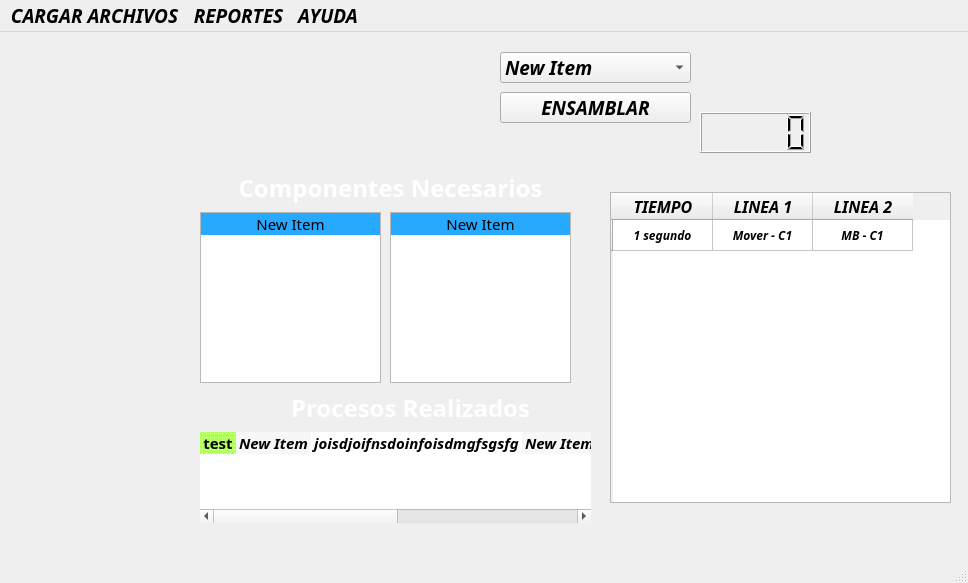
<?xml version="1.0" encoding="UTF-8"?>
<ui version="4.0">
 <class>SMARTWATCH_WINDOW</class>
 <widget class="QMainWindow" name="SMARTWATCH_WINDOW">
  <property name="windowModality">
   <enum>Qt::NonModal</enum>
  </property>
  <property name="geometry">
   <rect>
    <x>0</x>
    <y>0</y>
    <width>968</width>
    <height>583</height>
   </rect>
  </property>
  <property name="font">
   <font>
    <family>JetBrains Mono NL ExtraBold</family>
    <pointsize>14</pointsize>
    <weight>75</weight>
    <italic>true</italic>
    <bold>true</bold>
   </font>
  </property>
  <property name="windowTitle">
   <string>MainWindow</string>
  </property>
  <property name="windowIcon">
   <iconset>
    <normaloff>../../Users/Sr. C/Users/Sr. C/Pictures/FACING.png</normaloff>../../Users/Sr. C/Users/Sr. C/Pictures/FACING.png</iconset>
  </property>
  <property name="layoutDirection">
   <enum>Qt::LeftToRight</enum>
  </property>
  <property name="autoFillBackground">
   <bool>false</bool>
  </property>
  <widget class="QWidget" name="centralwidget">
   <widget class="QLabel" name="LABEL_BACKGROUND">
    <property name="geometry">
     <rect>
      <x>0</x>
      <y>0</y>
      <width>981</width>
      <height>531</height>
     </rect>
    </property>
    <property name="font">
     <font>
      <pointsize>17</pointsize>
     </font>
    </property>
    <property name="midLineWidth">
     <number>-1</number>
    </property>
    <property name="text">
     <string/>
    </property>
    <property name="textFormat">
     <enum>Qt::AutoText</enum>
    </property>
    <property name="pixmap">
     <pixmap>Codigo Fuente/images/giphy.gif</pixmap>
    </property>
    <property name="scaledContents">
     <bool>true</bool>
    </property>
   </widget>
   <widget class="QLabel" name="lbl_myicon">
    <property name="geometry">
     <rect>
      <x>890</x>
      <y>470</y>
      <width>71</width>
      <height>71</height>
     </rect>
    </property>
    <property name="text">
     <string/>
    </property>
    <property name="pixmap">
     <pixmap>../../../../../Pictures/oie_25212249BZ616093.gif</pixmap>
    </property>
    <property name="scaledContents">
     <bool>true</bool>
    </property>
   </widget>
   <widget class="QLabel" name="lbl_reloj">
    <property name="geometry">
     <rect>
      <x>770</x>
      <y>-10</y>
      <width>241</width>
      <height>171</height>
     </rect>
    </property>
    <property name="text">
     <string/>
    </property>
    <property name="pixmap">
     <pixmap>Codigo Fuente/images/dribble-clock.gif</pixmap>
    </property>
    <property name="scaledContents">
     <bool>true</bool>
    </property>
   </widget>
   <widget class="QProgressBar" name="progressBar">
    <property name="geometry">
     <rect>
      <x>160</x>
      <y>520</y>
      <width>651</width>
      <height>16</height>
     </rect>
    </property>
    <property name="autoFillBackground">
     <bool>true</bool>
    </property>
    <property name="value">
     <number>24</number>
    </property>
   </widget>
   <widget class="QLCDNumber" name="lcd_time">
    <property name="geometry">
     <rect>
      <x>700</x>
      <y>80</y>
      <width>111</width>
      <height>41</height>
     </rect>
    </property>
    <property name="autoFillBackground">
     <bool>false</bool>
    </property>
   </widget>
   <widget class="QComboBox" name="combo">
    <property name="geometry">
     <rect>
      <x>500</x>
      <y>20</y>
      <width>191</width>
      <height>31</height>
     </rect>
    </property>
    <item>
     <property name="text">
      <string>New Item</string>
     </property>
     <property name="icon">
      <iconset>
       <normaloff>Codigo Fuente/images/Gear1.gif</normaloff>Codigo Fuente/images/Gear1.gif</iconset>
     </property>
    </item>
    <item>
     <property name="text">
      <string>New Item</string>
     </property>
    </item>
    <item>
     <property name="text">
      <string>New Item</string>
     </property>
    </item>
    <item>
     <property name="text">
      <string>New Item</string>
     </property>
    </item>
    <item>
     <property name="text">
      <string>New Item</string>
     </property>
    </item>
   </widget>
   <widget class="QScrollArea" name="scrollArea">
    <property name="geometry">
     <rect>
      <x>610</x>
      <y>160</y>
      <width>341</width>
      <height>311</height>
     </rect>
    </property>
    <property name="widgetResizable">
     <bool>true</bool>
    </property>
    <widget class="QWidget" name="scrollAreaWidgetContents">
     <property name="geometry">
      <rect>
       <x>0</x>
       <y>0</y>
       <width>339</width>
       <height>309</height>
      </rect>
     </property>
    </widget>
   </widget>
   <widget class="QPushButton" name="btn_ensamblar">
    <property name="geometry">
     <rect>
      <x>500</x>
      <y>60</y>
      <width>191</width>
      <height>31</height>
     </rect>
    </property>
    <property name="text">
     <string>ENSAMBLAR</string>
    </property>
   </widget>
   <widget class="QTableWidget" name="table_ensamblaje">
    <property name="geometry">
     <rect>
      <x>610</x>
      <y>160</y>
      <width>341</width>
      <height>311</height>
     </rect>
    </property>
    <property name="verticalScrollBarPolicy">
     <enum>Qt::ScrollBarAsNeeded</enum>
    </property>
    <property name="horizontalScrollBarPolicy">
     <enum>Qt::ScrollBarAsNeeded</enum>
    </property>
    <property name="sizeAdjustPolicy">
     <enum>QAbstractScrollArea::AdjustToContents</enum>
    </property>
    <property name="autoScrollMargin">
     <number>14</number>
    </property>
    <property name="iconSize">
     <size>
      <width>4</width>
      <height>4</height>
     </size>
    </property>
    <property name="gridStyle">
     <enum>Qt::SolidLine</enum>
    </property>
    <property name="sortingEnabled">
     <bool>false</bool>
    </property>
    <row>
     <property name="text">
      <string/>
     </property>
     <property name="font">
      <font>
       <family>JetBrains Mono</family>
       <pointsize>9</pointsize>
       <weight>75</weight>
       <bold>true</bold>
      </font>
     </property>
    </row>
    <column>
     <property name="text">
      <string>TIEMPO</string>
     </property>
     <property name="font">
      <font>
       <family>JetBrains Mono ExtraBold</family>
       <pointsize>12</pointsize>
       <weight>75</weight>
       <bold>true</bold>
      </font>
     </property>
     <property name="background">
      <color>
       <red>128</red>
       <green>130</green>
       <blue>249</blue>
      </color>
     </property>
     <property name="icon">
      <iconset>
       <normaloff>Codigo Fuente/images/clock-alarm-clock.gif</normaloff>Codigo Fuente/images/clock-alarm-clock.gif</iconset>
     </property>
    </column>
    <column>
     <property name="text">
      <string>LINEA 1</string>
     </property>
     <property name="font">
      <font>
       <family>JetBrains Mono ExtraBold</family>
       <pointsize>12</pointsize>
       <weight>75</weight>
       <bold>true</bold>
      </font>
     </property>
     <property name="background">
      <color>
       <red>141</red>
       <green>200</green>
       <blue>245</blue>
      </color>
     </property>
     <property name="icon">
      <iconset>
       <normaloff>Codigo Fuente/images/Gear1.gif</normaloff>Codigo Fuente/images/Gear1.gif</iconset>
     </property>
    </column>
    <column>
     <property name="text">
      <string>LINEA 2</string>
     </property>
     <property name="font">
      <font>
       <family>JetBrains Mono ExtraBold</family>
       <pointsize>12</pointsize>
       <weight>75</weight>
       <bold>true</bold>
      </font>
     </property>
     <property name="background">
      <color>
       <red>171</red>
       <green>222</green>
       <blue>255</blue>
      </color>
     </property>
     <property name="icon">
      <iconset>
       <normaloff>Codigo Fuente/images/Gear1.gif</normaloff>Codigo Fuente/images/Gear1.gif</iconset>
     </property>
    </column>
    <item row="0" column="0">
     <property name="text">
      <string>1 segundo</string>
     </property>
     <property name="font">
      <font>
       <family>JetBrains Mono</family>
       <pointsize>9</pointsize>
       <weight>75</weight>
       <italic>true</italic>
       <bold>true</bold>
       <kerning>true</kerning>
      </font>
     </property>
     <property name="textAlignment">
      <set>AlignCenter</set>
     </property>
     <property name="background">
      <brush brushstyle="NoBrush">
       <color alpha="255">
        <red>168</red>
        <green>199</green>
        <blue>249</blue>
       </color>
      </brush>
     </property>
    </item>
    <item row="0" column="1">
     <property name="text">
      <string>Mover - C1</string>
     </property>
     <property name="font">
      <font>
       <family>JetBrains Mono</family>
       <pointsize>9</pointsize>
       <weight>75</weight>
       <italic>true</italic>
       <bold>true</bold>
      </font>
     </property>
     <property name="textAlignment">
      <set>AlignCenter</set>
     </property>
    </item>
    <item row="0" column="2">
     <property name="text">
      <string>MB - C1</string>
     </property>
     <property name="font">
      <font>
       <family>JetBrains Mono</family>
       <pointsize>9</pointsize>
       <weight>75</weight>
       <italic>true</italic>
       <bold>true</bold>
      </font>
     </property>
     <property name="textAlignment">
      <set>AlignCenter</set>
     </property>
    </item>
   </widget>
   <widget class="QLabel" name="label_5">
    <property name="geometry">
     <rect>
      <x>910</x>
      <y>150</y>
      <width>101</width>
      <height>71</height>
     </rect>
    </property>
    <property name="text">
     <string/>
    </property>
    <property name="pixmap">
     <pixmap>Codigo Fuente/images/Gear1.gif</pixmap>
    </property>
    <property name="scaledContents">
     <bool>true</bool>
    </property>
   </widget>
   <widget class="QLabel" name="lbl_SMARTWATCH">
    <property name="geometry">
     <rect>
      <x>40</x>
      <y>30</y>
      <width>371</width>
      <height>71</height>
     </rect>
    </property>
    <property name="text">
     <string/>
    </property>
    <property name="pixmap">
     <pixmap>Codigo Fuente/images/cooltext392345411513032.gif</pixmap>
    </property>
    <property name="scaledContents">
     <bool>true</bool>
    </property>
   </widget>
   <widget class="QListWidget" name="widget_proceso">
    <property name="enabled">
     <bool>true</bool>
    </property>
    <property name="geometry">
     <rect>
      <x>200</x>
      <y>400</y>
      <width>391</width>
      <height>91</height>
     </rect>
    </property>
    <property name="font">
     <font>
      <family>JetBrains Mono Medium</family>
      <pointsize>11</pointsize>
      <italic>true</italic>
     </font>
    </property>
    <property name="acceptDrops">
     <bool>false</bool>
    </property>
    <property name="toolTip">
     <string/>
    </property>
    <property name="layoutDirection">
     <enum>Qt::LeftToRight</enum>
    </property>
    <property name="autoFillBackground">
     <bool>false</bool>
    </property>
    <property name="styleSheet">
     <string notr="true"/>
    </property>
    <property name="frameShape">
     <enum>QFrame::VLine</enum>
    </property>
    <property name="frameShadow">
     <enum>QFrame::Raised</enum>
    </property>
    <property name="lineWidth">
     <number>0</number>
    </property>
    <property name="midLineWidth">
     <number>0</number>
    </property>
    <property name="verticalScrollBarPolicy">
     <enum>Qt::ScrollBarAsNeeded</enum>
    </property>
    <property name="horizontalScrollBarPolicy">
     <enum>Qt::ScrollBarAsNeeded</enum>
    </property>
    <property name="autoScroll">
     <bool>true</bool>
    </property>
    <property name="autoScrollMargin">
     <number>16</number>
    </property>
    <property name="showDropIndicator" stdset="0">
     <bool>true</bool>
    </property>
    <property name="dragEnabled">
     <bool>false</bool>
    </property>
    <property name="alternatingRowColors">
     <bool>true</bool>
    </property>
    <property name="selectionMode">
     <enum>QAbstractItemView::SingleSelection</enum>
    </property>
    <property name="selectionBehavior">
     <enum>QAbstractItemView::SelectItems</enum>
    </property>
    <property name="iconSize">
     <size>
      <width>113</width>
      <height>43</height>
     </size>
    </property>
    <property name="textElideMode">
     <enum>Qt::ElideRight</enum>
    </property>
    <property name="verticalScrollMode">
     <enum>QAbstractItemView::ScrollPerPixel</enum>
    </property>
    <property name="movement">
     <enum>QListView::Static</enum>
    </property>
    <property name="flow">
     <enum>QListView::LeftToRight</enum>
    </property>
    <property name="isWrapping" stdset="0">
     <bool>false</bool>
    </property>
    <property name="resizeMode">
     <enum>QListView::Fixed</enum>
    </property>
    <property name="layoutMode">
     <enum>QListView::SinglePass</enum>
    </property>
    <property name="spacing">
     <number>3</number>
    </property>
    <property name="viewMode">
     <enum>QListView::IconMode</enum>
    </property>
    <property name="modelColumn">
     <number>0</number>
    </property>
    <property name="uniformItemSizes">
     <bool>false</bool>
    </property>
    <property name="batchSize">
     <number>100</number>
    </property>
    <property name="wordWrap">
     <bool>false</bool>
    </property>
    <property name="selectionRectVisible">
     <bool>false</bool>
    </property>
    <property name="currentRow">
     <number>-1</number>
    </property>
    <property name="sortingEnabled">
     <bool>false</bool>
    </property>
    <item>
     <property name="text">
      <string>test</string>
     </property>
     <property name="font">
      <font>
       <weight>75</weight>
       <italic>false</italic>
       <bold>true</bold>
       <strikeout>false</strikeout>
       <stylestrategy>PreferDefault</stylestrategy>
      </font>
     </property>
     <property name="textAlignment">
      <set>AlignCenter</set>
     </property>
     <property name="background">
      <brush brushstyle="Dense1Pattern">
       <color alpha="255">
        <red>178</red>
        <green>255</green>
        <blue>96</blue>
       </color>
      </brush>
     </property>
     <property name="foreground">
      <brush brushstyle="NoBrush">
       <color alpha="255">
        <red>0</red>
        <green>0</green>
        <blue>0</blue>
       </color>
      </brush>
     </property>
     <property name="icon">
      <iconset>
       <normaloff>Codigo Fuente/images/Flecha_tesela.svg - Copy.png</normaloff>Codigo Fuente/images/Flecha_tesela.svg - Copy.png</iconset>
     </property>
    </item>
    <item>
     <property name="text">
      <string>New Item</string>
     </property>
     <property name="icon">
      <iconset>
       <normaloff>Codigo Fuente/images/Flecha_tesela.svg - Copy.png</normaloff>Codigo Fuente/images/Flecha_tesela.svg - Copy.png</iconset>
     </property>
    </item>
    <item>
     <property name="text">
      <string>joisdjoifnsdoinfoisdmgfsgsfg</string>
     </property>
     <property name="icon">
      <iconset>
       <normaloff>Codigo Fuente/images/Flecha_tesela.svg - Copy.png</normaloff>Codigo Fuente/images/Flecha_tesela.svg - Copy.png</iconset>
     </property>
    </item>
    <item>
     <property name="text">
      <string>New Item</string>
     </property>
     <property name="icon">
      <iconset>
       <normaloff>Codigo Fuente/images/Flecha_tesela.svg - Copy.png</normaloff>Codigo Fuente/images/Flecha_tesela.svg - Copy.png</iconset>
     </property>
    </item>
    <item>
     <property name="text">
      <string>New Item</string>
     </property>
    </item>
    <item>
     <property name="text">
      <string>New Item</string>
     </property>
    </item>
    <item>
     <property name="text">
      <string>New Item</string>
     </property>
    </item>
    <item>
     <property name="text">
      <string>New Item</string>
     </property>
    </item>
    <item>
     <property name="text">
      <string>New Item</string>
     </property>
    </item>
   </widget>
   <widget class="QLabel" name="lbl_BRAZOROBOTICO">
    <property name="geometry">
     <rect>
      <x>-90</x>
      <y>200</y>
      <width>361</width>
      <height>321</height>
     </rect>
    </property>
    <property name="text">
     <string/>
    </property>
    <property name="pixmap">
     <pixmap>Codigo Fuente/images/robot.gif</pixmap>
    </property>
    <property name="scaledContents">
     <bool>true</bool>
    </property>
    <property name="alignment">
     <set>Qt::AlignCenter</set>
    </property>
    <property name="margin">
     <number>0</number>
    </property>
   </widget>
   <widget class="QListWidget" name="widget_components1">
    <property name="geometry">
     <rect>
      <x>200</x>
      <y>180</y>
      <width>181</width>
      <height>171</height>
     </rect>
    </property>
    <item>
     <property name="text">
      <string>New Item</string>
     </property>
     <property name="font">
      <font>
       <family>Franklin Gothic Heavy</family>
       <pointsize>11</pointsize>
       <weight>50</weight>
       <italic>false</italic>
       <bold>false</bold>
      </font>
     </property>
     <property name="textAlignment">
      <set>AlignCenter</set>
     </property>
     <property name="background">
      <brush brushstyle="SolidPattern">
       <color alpha="255">
        <red>39</red>
        <green>169</green>
        <blue>255</blue>
       </color>
      </brush>
     </property>
     <property name="foreground">
      <brush brushstyle="NoBrush">
       <color alpha="255">
        <red>255</red>
        <green>255</green>
        <blue>255</blue>
       </color>
      </brush>
     </property>
    </item>
   </widget>
   <widget class="QLabel" name="lbl_componentnecesarios">
    <property name="geometry">
     <rect>
      <x>230</x>
      <y>140</y>
      <width>321</width>
      <height>31</height>
     </rect>
    </property>
    <property name="palette">
     <palette>
      <active>
       <colorrole role="WindowText">
        <brush brushstyle="SolidPattern">
         <color alpha="255">
          <red>255</red>
          <green>255</green>
          <blue>255</blue>
         </color>
        </brush>
       </colorrole>
       <colorrole role="Button">
        <brush brushstyle="SolidPattern">
         <color alpha="255">
          <red>240</red>
          <green>234</green>
          <blue>233</blue>
         </color>
        </brush>
       </colorrole>
       <colorrole role="Light">
        <brush brushstyle="SolidPattern">
         <color alpha="255">
          <red>255</red>
          <green>255</green>
          <blue>255</blue>
         </color>
        </brush>
       </colorrole>
       <colorrole role="Midlight">
        <brush brushstyle="SolidPattern">
         <color alpha="255">
          <red>247</red>
          <green>244</green>
          <blue>244</blue>
         </color>
        </brush>
       </colorrole>
       <colorrole role="Dark">
        <brush brushstyle="SolidPattern">
         <color alpha="255">
          <red>120</red>
          <green>117</green>
          <blue>116</blue>
         </color>
        </brush>
       </colorrole>
       <colorrole role="Mid">
        <brush brushstyle="SolidPattern">
         <color alpha="255">
          <red>160</red>
          <green>156</green>
          <blue>155</blue>
         </color>
        </brush>
       </colorrole>
       <colorrole role="Text">
        <brush brushstyle="SolidPattern">
         <color alpha="255">
          <red>255</red>
          <green>255</green>
          <blue>255</blue>
         </color>
        </brush>
       </colorrole>
       <colorrole role="BrightText">
        <brush brushstyle="SolidPattern">
         <color alpha="255">
          <red>255</red>
          <green>255</green>
          <blue>255</blue>
         </color>
        </brush>
       </colorrole>
       <colorrole role="ButtonText">
        <brush brushstyle="SolidPattern">
         <color alpha="255">
          <red>255</red>
          <green>255</green>
          <blue>255</blue>
         </color>
        </brush>
       </colorrole>
       <colorrole role="Base">
        <brush brushstyle="SolidPattern">
         <color alpha="255">
          <red>255</red>
          <green>255</green>
          <blue>255</blue>
         </color>
        </brush>
       </colorrole>
       <colorrole role="Window">
        <brush brushstyle="SolidPattern">
         <color alpha="255">
          <red>240</red>
          <green>234</green>
          <blue>233</blue>
         </color>
        </brush>
       </colorrole>
       <colorrole role="Shadow">
        <brush brushstyle="SolidPattern">
         <color alpha="255">
          <red>0</red>
          <green>0</green>
          <blue>0</blue>
         </color>
        </brush>
       </colorrole>
       <colorrole role="AlternateBase">
        <brush brushstyle="SolidPattern">
         <color alpha="255">
          <red>247</red>
          <green>244</green>
          <blue>244</blue>
         </color>
        </brush>
       </colorrole>
       <colorrole role="ToolTipBase">
        <brush brushstyle="SolidPattern">
         <color alpha="255">
          <red>255</red>
          <green>255</green>
          <blue>220</blue>
         </color>
        </brush>
       </colorrole>
       <colorrole role="ToolTipText">
        <brush brushstyle="SolidPattern">
         <color alpha="255">
          <red>0</red>
          <green>0</green>
          <blue>0</blue>
         </color>
        </brush>
       </colorrole>
      </active>
      <inactive>
       <colorrole role="WindowText">
        <brush brushstyle="SolidPattern">
         <color alpha="255">
          <red>255</red>
          <green>255</green>
          <blue>255</blue>
         </color>
        </brush>
       </colorrole>
       <colorrole role="Button">
        <brush brushstyle="SolidPattern">
         <color alpha="255">
          <red>240</red>
          <green>234</green>
          <blue>233</blue>
         </color>
        </brush>
       </colorrole>
       <colorrole role="Light">
        <brush brushstyle="SolidPattern">
         <color alpha="255">
          <red>255</red>
          <green>255</green>
          <blue>255</blue>
         </color>
        </brush>
       </colorrole>
       <colorrole role="Midlight">
        <brush brushstyle="SolidPattern">
         <color alpha="255">
          <red>247</red>
          <green>244</green>
          <blue>244</blue>
         </color>
        </brush>
       </colorrole>
       <colorrole role="Dark">
        <brush brushstyle="SolidPattern">
         <color alpha="255">
          <red>120</red>
          <green>117</green>
          <blue>116</blue>
         </color>
        </brush>
       </colorrole>
       <colorrole role="Mid">
        <brush brushstyle="SolidPattern">
         <color alpha="255">
          <red>160</red>
          <green>156</green>
          <blue>155</blue>
         </color>
        </brush>
       </colorrole>
       <colorrole role="Text">
        <brush brushstyle="SolidPattern">
         <color alpha="255">
          <red>255</red>
          <green>255</green>
          <blue>255</blue>
         </color>
        </brush>
       </colorrole>
       <colorrole role="BrightText">
        <brush brushstyle="SolidPattern">
         <color alpha="255">
          <red>255</red>
          <green>255</green>
          <blue>255</blue>
         </color>
        </brush>
       </colorrole>
       <colorrole role="ButtonText">
        <brush brushstyle="SolidPattern">
         <color alpha="255">
          <red>255</red>
          <green>255</green>
          <blue>255</blue>
         </color>
        </brush>
       </colorrole>
       <colorrole role="Base">
        <brush brushstyle="SolidPattern">
         <color alpha="255">
          <red>255</red>
          <green>255</green>
          <blue>255</blue>
         </color>
        </brush>
       </colorrole>
       <colorrole role="Window">
        <brush brushstyle="SolidPattern">
         <color alpha="255">
          <red>240</red>
          <green>234</green>
          <blue>233</blue>
         </color>
        </brush>
       </colorrole>
       <colorrole role="Shadow">
        <brush brushstyle="SolidPattern">
         <color alpha="255">
          <red>0</red>
          <green>0</green>
          <blue>0</blue>
         </color>
        </brush>
       </colorrole>
       <colorrole role="AlternateBase">
        <brush brushstyle="SolidPattern">
         <color alpha="255">
          <red>247</red>
          <green>244</green>
          <blue>244</blue>
         </color>
        </brush>
       </colorrole>
       <colorrole role="ToolTipBase">
        <brush brushstyle="SolidPattern">
         <color alpha="255">
          <red>255</red>
          <green>255</green>
          <blue>220</blue>
         </color>
        </brush>
       </colorrole>
       <colorrole role="ToolTipText">
        <brush brushstyle="SolidPattern">
         <color alpha="255">
          <red>0</red>
          <green>0</green>
          <blue>0</blue>
         </color>
        </brush>
       </colorrole>
      </inactive>
      <disabled>
       <colorrole role="WindowText">
        <brush brushstyle="SolidPattern">
         <color alpha="255">
          <red>255</red>
          <green>255</green>
          <blue>255</blue>
         </color>
        </brush>
       </colorrole>
       <colorrole role="Button">
        <brush brushstyle="SolidPattern">
         <color alpha="255">
          <red>240</red>
          <green>234</green>
          <blue>233</blue>
         </color>
        </brush>
       </colorrole>
       <colorrole role="Light">
        <brush brushstyle="SolidPattern">
         <color alpha="255">
          <red>255</red>
          <green>255</green>
          <blue>255</blue>
         </color>
        </brush>
       </colorrole>
       <colorrole role="Midlight">
        <brush brushstyle="SolidPattern">
         <color alpha="255">
          <red>247</red>
          <green>244</green>
          <blue>244</blue>
         </color>
        </brush>
       </colorrole>
       <colorrole role="Dark">
        <brush brushstyle="SolidPattern">
         <color alpha="255">
          <red>120</red>
          <green>117</green>
          <blue>116</blue>
         </color>
        </brush>
       </colorrole>
       <colorrole role="Mid">
        <brush brushstyle="SolidPattern">
         <color alpha="255">
          <red>160</red>
          <green>156</green>
          <blue>155</blue>
         </color>
        </brush>
       </colorrole>
       <colorrole role="Text">
        <brush brushstyle="SolidPattern">
         <color alpha="255">
          <red>255</red>
          <green>255</green>
          <blue>255</blue>
         </color>
        </brush>
       </colorrole>
       <colorrole role="BrightText">
        <brush brushstyle="SolidPattern">
         <color alpha="255">
          <red>255</red>
          <green>255</green>
          <blue>255</blue>
         </color>
        </brush>
       </colorrole>
       <colorrole role="ButtonText">
        <brush brushstyle="SolidPattern">
         <color alpha="255">
          <red>255</red>
          <green>255</green>
          <blue>255</blue>
         </color>
        </brush>
       </colorrole>
       <colorrole role="Base">
        <brush brushstyle="SolidPattern">
         <color alpha="255">
          <red>240</red>
          <green>234</green>
          <blue>233</blue>
         </color>
        </brush>
       </colorrole>
       <colorrole role="Window">
        <brush brushstyle="SolidPattern">
         <color alpha="255">
          <red>240</red>
          <green>234</green>
          <blue>233</blue>
         </color>
        </brush>
       </colorrole>
       <colorrole role="Shadow">
        <brush brushstyle="SolidPattern">
         <color alpha="255">
          <red>0</red>
          <green>0</green>
          <blue>0</blue>
         </color>
        </brush>
       </colorrole>
       <colorrole role="AlternateBase">
        <brush brushstyle="SolidPattern">
         <color alpha="255">
          <red>240</red>
          <green>234</green>
          <blue>233</blue>
         </color>
        </brush>
       </colorrole>
       <colorrole role="ToolTipBase">
        <brush brushstyle="SolidPattern">
         <color alpha="255">
          <red>255</red>
          <green>255</green>
          <blue>220</blue>
         </color>
        </brush>
       </colorrole>
       <colorrole role="ToolTipText">
        <brush brushstyle="SolidPattern">
         <color alpha="255">
          <red>0</red>
          <green>0</green>
          <blue>0</blue>
         </color>
        </brush>
       </colorrole>
      </disabled>
     </palette>
    </property>
    <property name="font">
     <font>
      <family>JetBrains Mono</family>
      <pointsize>18</pointsize>
      <weight>75</weight>
      <italic>false</italic>
      <bold>true</bold>
     </font>
    </property>
    <property name="layoutDirection">
     <enum>Qt::LeftToRight</enum>
    </property>
    <property name="styleSheet">
     <string notr="true">color: rgb(255, 255, 255);</string>
    </property>
    <property name="text">
     <string>Componentes Necesarios</string>
    </property>
    <property name="textFormat">
     <enum>Qt::AutoText</enum>
    </property>
    <property name="scaledContents">
     <bool>true</bool>
    </property>
    <property name="alignment">
     <set>Qt::AlignCenter</set>
    </property>
    <property name="wordWrap">
     <bool>false</bool>
    </property>
    <property name="openExternalLinks">
     <bool>false</bool>
    </property>
   </widget>
   <widget class="QLabel" name="lbl_procesorealizado">
    <property name="geometry">
     <rect>
      <x>250</x>
      <y>360</y>
      <width>321</width>
      <height>31</height>
     </rect>
    </property>
    <property name="palette">
     <palette>
      <active>
       <colorrole role="WindowText">
        <brush brushstyle="SolidPattern">
         <color alpha="255">
          <red>255</red>
          <green>255</green>
          <blue>255</blue>
         </color>
        </brush>
       </colorrole>
       <colorrole role="Button">
        <brush brushstyle="SolidPattern">
         <color alpha="255">
          <red>240</red>
          <green>234</green>
          <blue>233</blue>
         </color>
        </brush>
       </colorrole>
       <colorrole role="Light">
        <brush brushstyle="SolidPattern">
         <color alpha="255">
          <red>255</red>
          <green>255</green>
          <blue>255</blue>
         </color>
        </brush>
       </colorrole>
       <colorrole role="Midlight">
        <brush brushstyle="SolidPattern">
         <color alpha="255">
          <red>247</red>
          <green>244</green>
          <blue>244</blue>
         </color>
        </brush>
       </colorrole>
       <colorrole role="Dark">
        <brush brushstyle="SolidPattern">
         <color alpha="255">
          <red>120</red>
          <green>117</green>
          <blue>116</blue>
         </color>
        </brush>
       </colorrole>
       <colorrole role="Mid">
        <brush brushstyle="SolidPattern">
         <color alpha="255">
          <red>160</red>
          <green>156</green>
          <blue>155</blue>
         </color>
        </brush>
       </colorrole>
       <colorrole role="Text">
        <brush brushstyle="SolidPattern">
         <color alpha="255">
          <red>255</red>
          <green>255</green>
          <blue>255</blue>
         </color>
        </brush>
       </colorrole>
       <colorrole role="BrightText">
        <brush brushstyle="SolidPattern">
         <color alpha="255">
          <red>255</red>
          <green>255</green>
          <blue>255</blue>
         </color>
        </brush>
       </colorrole>
       <colorrole role="ButtonText">
        <brush brushstyle="SolidPattern">
         <color alpha="255">
          <red>255</red>
          <green>255</green>
          <blue>255</blue>
         </color>
        </brush>
       </colorrole>
       <colorrole role="Base">
        <brush brushstyle="SolidPattern">
         <color alpha="255">
          <red>255</red>
          <green>255</green>
          <blue>255</blue>
         </color>
        </brush>
       </colorrole>
       <colorrole role="Window">
        <brush brushstyle="SolidPattern">
         <color alpha="255">
          <red>240</red>
          <green>234</green>
          <blue>233</blue>
         </color>
        </brush>
       </colorrole>
       <colorrole role="Shadow">
        <brush brushstyle="SolidPattern">
         <color alpha="255">
          <red>0</red>
          <green>0</green>
          <blue>0</blue>
         </color>
        </brush>
       </colorrole>
       <colorrole role="AlternateBase">
        <brush brushstyle="SolidPattern">
         <color alpha="255">
          <red>247</red>
          <green>244</green>
          <blue>244</blue>
         </color>
        </brush>
       </colorrole>
       <colorrole role="ToolTipBase">
        <brush brushstyle="SolidPattern">
         <color alpha="255">
          <red>255</red>
          <green>255</green>
          <blue>220</blue>
         </color>
        </brush>
       </colorrole>
       <colorrole role="ToolTipText">
        <brush brushstyle="SolidPattern">
         <color alpha="255">
          <red>0</red>
          <green>0</green>
          <blue>0</blue>
         </color>
        </brush>
       </colorrole>
      </active>
      <inactive>
       <colorrole role="WindowText">
        <brush brushstyle="SolidPattern">
         <color alpha="255">
          <red>255</red>
          <green>255</green>
          <blue>255</blue>
         </color>
        </brush>
       </colorrole>
       <colorrole role="Button">
        <brush brushstyle="SolidPattern">
         <color alpha="255">
          <red>240</red>
          <green>234</green>
          <blue>233</blue>
         </color>
        </brush>
       </colorrole>
       <colorrole role="Light">
        <brush brushstyle="SolidPattern">
         <color alpha="255">
          <red>255</red>
          <green>255</green>
          <blue>255</blue>
         </color>
        </brush>
       </colorrole>
       <colorrole role="Midlight">
        <brush brushstyle="SolidPattern">
         <color alpha="255">
          <red>247</red>
          <green>244</green>
          <blue>244</blue>
         </color>
        </brush>
       </colorrole>
       <colorrole role="Dark">
        <brush brushstyle="SolidPattern">
         <color alpha="255">
          <red>120</red>
          <green>117</green>
          <blue>116</blue>
         </color>
        </brush>
       </colorrole>
       <colorrole role="Mid">
        <brush brushstyle="SolidPattern">
         <color alpha="255">
          <red>160</red>
          <green>156</green>
          <blue>155</blue>
         </color>
        </brush>
       </colorrole>
       <colorrole role="Text">
        <brush brushstyle="SolidPattern">
         <color alpha="255">
          <red>255</red>
          <green>255</green>
          <blue>255</blue>
         </color>
        </brush>
       </colorrole>
       <colorrole role="BrightText">
        <brush brushstyle="SolidPattern">
         <color alpha="255">
          <red>255</red>
          <green>255</green>
          <blue>255</blue>
         </color>
        </brush>
       </colorrole>
       <colorrole role="ButtonText">
        <brush brushstyle="SolidPattern">
         <color alpha="255">
          <red>255</red>
          <green>255</green>
          <blue>255</blue>
         </color>
        </brush>
       </colorrole>
       <colorrole role="Base">
        <brush brushstyle="SolidPattern">
         <color alpha="255">
          <red>255</red>
          <green>255</green>
          <blue>255</blue>
         </color>
        </brush>
       </colorrole>
       <colorrole role="Window">
        <brush brushstyle="SolidPattern">
         <color alpha="255">
          <red>240</red>
          <green>234</green>
          <blue>233</blue>
         </color>
        </brush>
       </colorrole>
       <colorrole role="Shadow">
        <brush brushstyle="SolidPattern">
         <color alpha="255">
          <red>0</red>
          <green>0</green>
          <blue>0</blue>
         </color>
        </brush>
       </colorrole>
       <colorrole role="AlternateBase">
        <brush brushstyle="SolidPattern">
         <color alpha="255">
          <red>247</red>
          <green>244</green>
          <blue>244</blue>
         </color>
        </brush>
       </colorrole>
       <colorrole role="ToolTipBase">
        <brush brushstyle="SolidPattern">
         <color alpha="255">
          <red>255</red>
          <green>255</green>
          <blue>220</blue>
         </color>
        </brush>
       </colorrole>
       <colorrole role="ToolTipText">
        <brush brushstyle="SolidPattern">
         <color alpha="255">
          <red>0</red>
          <green>0</green>
          <blue>0</blue>
         </color>
        </brush>
       </colorrole>
      </inactive>
      <disabled>
       <colorrole role="WindowText">
        <brush brushstyle="SolidPattern">
         <color alpha="255">
          <red>255</red>
          <green>255</green>
          <blue>255</blue>
         </color>
        </brush>
       </colorrole>
       <colorrole role="Button">
        <brush brushstyle="SolidPattern">
         <color alpha="255">
          <red>240</red>
          <green>234</green>
          <blue>233</blue>
         </color>
        </brush>
       </colorrole>
       <colorrole role="Light">
        <brush brushstyle="SolidPattern">
         <color alpha="255">
          <red>255</red>
          <green>255</green>
          <blue>255</blue>
         </color>
        </brush>
       </colorrole>
       <colorrole role="Midlight">
        <brush brushstyle="SolidPattern">
         <color alpha="255">
          <red>247</red>
          <green>244</green>
          <blue>244</blue>
         </color>
        </brush>
       </colorrole>
       <colorrole role="Dark">
        <brush brushstyle="SolidPattern">
         <color alpha="255">
          <red>120</red>
          <green>117</green>
          <blue>116</blue>
         </color>
        </brush>
       </colorrole>
       <colorrole role="Mid">
        <brush brushstyle="SolidPattern">
         <color alpha="255">
          <red>160</red>
          <green>156</green>
          <blue>155</blue>
         </color>
        </brush>
       </colorrole>
       <colorrole role="Text">
        <brush brushstyle="SolidPattern">
         <color alpha="255">
          <red>255</red>
          <green>255</green>
          <blue>255</blue>
         </color>
        </brush>
       </colorrole>
       <colorrole role="BrightText">
        <brush brushstyle="SolidPattern">
         <color alpha="255">
          <red>255</red>
          <green>255</green>
          <blue>255</blue>
         </color>
        </brush>
       </colorrole>
       <colorrole role="ButtonText">
        <brush brushstyle="SolidPattern">
         <color alpha="255">
          <red>255</red>
          <green>255</green>
          <blue>255</blue>
         </color>
        </brush>
       </colorrole>
       <colorrole role="Base">
        <brush brushstyle="SolidPattern">
         <color alpha="255">
          <red>240</red>
          <green>234</green>
          <blue>233</blue>
         </color>
        </brush>
       </colorrole>
       <colorrole role="Window">
        <brush brushstyle="SolidPattern">
         <color alpha="255">
          <red>240</red>
          <green>234</green>
          <blue>233</blue>
         </color>
        </brush>
       </colorrole>
       <colorrole role="Shadow">
        <brush brushstyle="SolidPattern">
         <color alpha="255">
          <red>0</red>
          <green>0</green>
          <blue>0</blue>
         </color>
        </brush>
       </colorrole>
       <colorrole role="AlternateBase">
        <brush brushstyle="SolidPattern">
         <color alpha="255">
          <red>240</red>
          <green>234</green>
          <blue>233</blue>
         </color>
        </brush>
       </colorrole>
       <colorrole role="ToolTipBase">
        <brush brushstyle="SolidPattern">
         <color alpha="255">
          <red>255</red>
          <green>255</green>
          <blue>220</blue>
         </color>
        </brush>
       </colorrole>
       <colorrole role="ToolTipText">
        <brush brushstyle="SolidPattern">
         <color alpha="255">
          <red>0</red>
          <green>0</green>
          <blue>0</blue>
         </color>
        </brush>
       </colorrole>
      </disabled>
     </palette>
    </property>
    <property name="font">
     <font>
      <family>JetBrains Mono</family>
      <pointsize>18</pointsize>
      <weight>75</weight>
      <italic>false</italic>
      <bold>true</bold>
     </font>
    </property>
    <property name="layoutDirection">
     <enum>Qt::LeftToRight</enum>
    </property>
    <property name="styleSheet">
     <string notr="true">color: rgb(255, 255, 255);</string>
    </property>
    <property name="text">
     <string>Procesos Realizados</string>
    </property>
    <property name="textFormat">
     <enum>Qt::AutoText</enum>
    </property>
    <property name="scaledContents">
     <bool>true</bool>
    </property>
    <property name="alignment">
     <set>Qt::AlignCenter</set>
    </property>
    <property name="wordWrap">
     <bool>false</bool>
    </property>
    <property name="openExternalLinks">
     <bool>false</bool>
    </property>
   </widget>
   <widget class="QListWidget" name="widget_components2">
    <property name="geometry">
     <rect>
      <x>390</x>
      <y>180</y>
      <width>181</width>
      <height>171</height>
     </rect>
    </property>
    <item>
     <property name="text">
      <string>New Item</string>
     </property>
     <property name="font">
      <font>
       <family>Franklin Gothic Heavy</family>
       <pointsize>11</pointsize>
       <weight>50</weight>
       <italic>false</italic>
       <bold>false</bold>
      </font>
     </property>
     <property name="textAlignment">
      <set>AlignCenter</set>
     </property>
     <property name="background">
      <brush brushstyle="SolidPattern">
       <color alpha="255">
        <red>39</red>
        <green>169</green>
        <blue>255</blue>
       </color>
      </brush>
     </property>
     <property name="foreground">
      <brush brushstyle="NoBrush">
       <color alpha="255">
        <red>255</red>
        <green>255</green>
        <blue>255</blue>
       </color>
      </brush>
     </property>
    </item>
   </widget>
  </widget>
  <widget class="QMenuBar" name="menubar">
   <property name="geometry">
    <rect>
     <x>0</x>
     <y>0</y>
     <width>968</width>
     <height>31</height>
    </rect>
   </property>
   <property name="font">
    <font>
     <family>JetBrains Mono ExtraBold</family>
     <pointsize>14</pointsize>
     <weight>75</weight>
     <bold>true</bold>
    </font>
   </property>
   <widget class="QMenu" name="menuCARGAR_ARCHIVOS">
    <property name="font">
     <font>
      <family>JetBrains Mono ExtraBold</family>
      <pointsize>14</pointsize>
      <weight>75</weight>
      <bold>true</bold>
     </font>
    </property>
    <property name="title">
     <string>CARGAR ARCHIVOS</string>
    </property>
    <addaction name="actionARCHIVO_DE_CONFIGURACI_N"/>
    <addaction name="separator"/>
    <addaction name="actionARCHIVO_DE_SIMULACI_N"/>
    <addaction name="separator"/>
   </widget>
   <widget class="QMenu" name="menuREPORTES">
    <property name="title">
     <string>REPORTES</string>
    </property>
    <addaction name="actionREPORTE_DE_SIMULACI_N"/>
    <addaction name="separator"/>
    <addaction name="actionREPORTE_DE_COLA_DE_SECUENCIA"/>
    <addaction name="separator"/>
   </widget>
   <widget class="QMenu" name="menuAYUDA">
    <property name="title">
     <string>AYUDA</string>
    </property>
    <addaction name="actionINFORMACI_N_PERSONAL"/>
    <addaction name="separator"/>
    <addaction name="actionACERCA_DE"/>
    <addaction name="separator"/>
   </widget>
   <addaction name="menuCARGAR_ARCHIVOS"/>
   <addaction name="menuREPORTES"/>
   <addaction name="menuAYUDA"/>
  </widget>
  <widget class="QStatusBar" name="statusbar"/>
  <action name="actionARCHIVO_DE_CONFIGURACI_N">
   <property name="text">
    <string>ARCHIVO DE CONFIGURACIÓN</string>
   </property>
   <property name="font">
    <font>
     <family>JetBrains Mono</family>
     <pointsize>12</pointsize>
     <weight>75</weight>
     <italic>true</italic>
     <bold>true</bold>
    </font>
   </property>
  </action>
  <action name="actionARCHIVO_DE_SIMULACI_N">
   <property name="text">
    <string>ARCHIVO DE SIMULACIÓN</string>
   </property>
   <property name="font">
    <font>
     <family>JetBrains Mono</family>
     <pointsize>11</pointsize>
     <weight>75</weight>
     <italic>true</italic>
     <bold>true</bold>
    </font>
   </property>
  </action>
  <action name="actionREPORTE_DE_SIMULACI_N">
   <property name="text">
    <string>REPORTE DE SIMULACIÓN</string>
   </property>
   <property name="font">
    <font>
     <family>JetBrains Mono</family>
     <pointsize>11</pointsize>
     <weight>75</weight>
     <bold>true</bold>
    </font>
   </property>
  </action>
  <action name="actionREPORTE_DE_COLA_DE_SECUENCIA">
   <property name="text">
    <string>REPORTE DE COLA DE SECUENCIA</string>
   </property>
   <property name="font">
    <font>
     <family>JetBrains Mono</family>
     <pointsize>11</pointsize>
     <weight>75</weight>
     <bold>true</bold>
    </font>
   </property>
  </action>
  <action name="actionINFORMACI_N_PERSONAL">
   <property name="text">
    <string>INFORMACIÓN PERSONAL</string>
   </property>
   <property name="font">
    <font>
     <family>JetBrains Mono</family>
     <pointsize>11</pointsize>
     <weight>75</weight>
     <bold>true</bold>
    </font>
   </property>
  </action>
  <action name="actionACERCA_DE">
   <property name="checkable">
    <bool>false</bool>
   </property>
   <property name="text">
    <string>ACERCA DE</string>
   </property>
   <property name="font">
    <font>
     <family>JetBrains Mono</family>
     <pointsize>11</pointsize>
     <weight>75</weight>
     <bold>true</bold>
    </font>
   </property>
  </action>
 </widget>
 <resources>
  <include location="Codigo Fuente/images/flecha.qrc"/>
 </resources>
 <connections/>
</ui>
